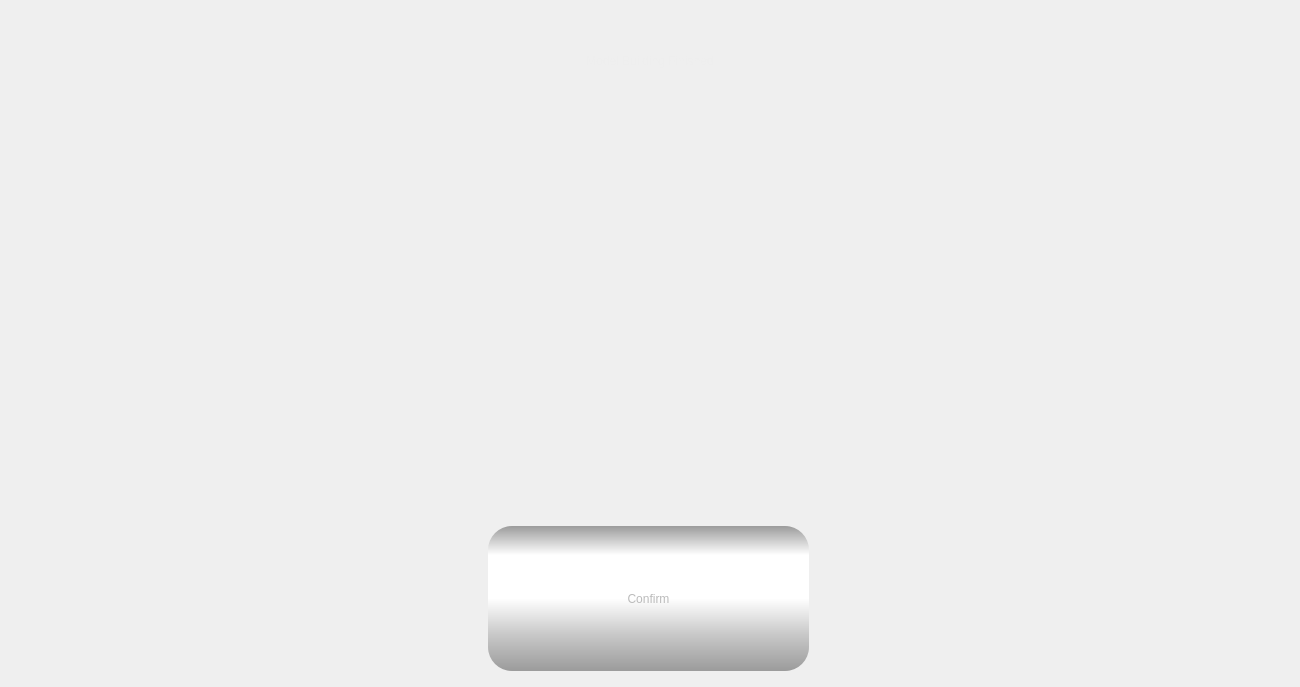
          <widget class="QWidget" name="pgModelFinish">
           <layout class="QGridLayout" name="gridLayout_17">
            <item row="1" column="0">
             <spacer name="horizontalSpacer_23">
              <property name="orientation">
               <enum>Qt::Horizontal</enum>
              </property>
              <property name="sizeHint" stdset="0">
               <size>
                <width>40</width>
                <height>20</height>
               </size>
              </property>
             </spacer>
            </item>
            <item row="1" column="1">
             <widget class="QWidget" name="widget_5" native="true">
              <property name="minimumSize">
               <size>
                <width>1186</width>
                <height>403</height>
               </size>
              </property>
              <property name="maximumSize">
               <size>
                <width>1186</width>
                <height>403</height>
               </size>
              </property>
              <property name="styleSheet">
               <string notr="true">background-image:url(image/model_building.png);</string>
              </property>
              <widget class="QWidget" name="wdgCheck" native="true">
               <property name="geometry">
                <rect>
                 <x>460</x>
                 <y>150</y>
                 <width>256</width>
                 <height>256</height>
                </rect>
               </property>
               <property name="sizePolicy">
                <sizepolicy hsizetype="Fixed" vsizetype="Fixed">
                 <horstretch>0</horstretch>
                 <verstretch>0</verstretch>
                </sizepolicy>
               </property>
               <property name="minimumSize">
                <size>
                 <width>256</width>
                 <height>256</height>
                </size>
               </property>
               <property name="maximumSize">
                <size>
                 <width>256</width>
                 <height>256</height>
                </size>
               </property>
               <property name="styleSheet">
                <string notr="true">background-image:url(image/check-mark.png)</string>
               </property>
              </widget>
             </widget>
            </item>
            <item row="1" column="2">
             <spacer name="horizontalSpacer_24">
              <property name="orientation">
               <enum>Qt::Horizontal</enum>
              </property>
              <property name="sizeHint" stdset="0">
               <size>
                <width>40</width>
                <height>20</height>
               </size>
              </property>
             </spacer>
            </item>
            <item row="0" column="0" colspan="3">
             <widget class="QLabel" name="label_title_9">
              <property name="minimumSize">
               <size>
                <width>0</width>
                <height>100</height>
               </size>
              </property>
              <property name="maximumSize">
               <size>
                <width>16777215</width>
                <height>100</height>
               </size>
              </property>
              <property name="styleSheet">
               <string notr="true">	color:#eeeeee;
	font: 64pt &quot;Cascadia Code SemiBold&quot;;
	padding:0px;
	margin:0px;</string>
              </property>
              <property name="text">
               <string>Model Building Finished</string>
              </property>
              <property name="alignment">
               <set>Qt::AlignCenter</set>
              </property>
             </widget>
            </item>
            <item row="2" column="0" colspan="3">
             <layout class="QHBoxLayout" name="horizontalLayout_8">
              <item>
               <spacer name="horizontalSpacer_19">
                <property name="orientation">
                 <enum>Qt::Horizontal</enum>
                </property>
                <property name="sizeHint" stdset="0">
                 <size>
                  <width>40</width>
                  <height>20</height>
                 </size>
                </property>
               </spacer>
              </item>
              <item>
               <widget class="QPushButton" name="btnNext_endBuildModel">
                <property name="enabled">
                 <bool>false</bool>
                </property>
                <property name="sizePolicy">
                 <sizepolicy hsizetype="Maximum" vsizetype="Fixed">
                  <horstretch>0</horstretch>
                  <verstretch>0</verstretch>
                 </sizepolicy>
                </property>
                <property name="minimumSize">
                 <size>
                  <width>324</width>
                  <height>150</height>
                 </size>
                </property>
                <property name="styleSheet">
                 <string notr="true">QPushButton{
font: 48pt &quot;Arial&quot;;
color:#666666;
border-radius:24px;
background-color: qlineargradient(spread:pad, x1:0, y1:0, x2:0, y2:1, stop:0 rgba(0, 155, 155, 255), stop:0.2 rgba(88, 239, 255, 255), stop:0.5 rgba(88, 239, 255, 255), stop:0.75 rgba(0, 200, 200, 255),  stop:1 rgba(0, 155, 155, 255));
padding: 0px 20px;
margin-bottom:5px;
margin-right:3px;
}

QPushButton:hover{
color:#aa3333;
background-color: qlineargradient(spread:pad, x1:0, y1:0, x2:0, y2:1, stop:0 rgba(50, 155, 155, 255), stop:0.2 rgba(150, 239, 255, 255), stop:0.5 rgba(150, 239, 255, 255), stop:0.75 rgba(50, 200, 200, 255),  stop:1 rgba(50, 155, 155, 255));
}

QPushButton:pressed{
margin-top:5px;
margin-bottom:0px;
margin-left:3px;
margin-right:0px;
}

QPushButton:disabled{
	color:#bbb;
	background-color: qlineargradient(spread:pad, x1:0, y1:0, x2:0, y2:1, stop:0 rgba(155, 155, 155, 255), stop:0.2 rgba(255, 255, 255, 255), stop:0.5 rgba(255, 255, 255, 255), stop:0.75 rgba(200, 200, 200, 255),  stop:1 rgba(155, 155, 155, 255));
}</string>
                </property>
                <property name="text">
                 <string>Confirm</string>
                </property>
               </widget>
              </item>
              <item>
               <spacer name="horizontalSpacer_20">
                <property name="orientation">
                 <enum>Qt::Horizontal</enum>
                </property>
                <property name="sizeHint" stdset="0">
                 <size>
                  <width>40</width>
                  <height>20</height>
                 </size>
                </property>
               </spacer>
              </item>
             </layout>
            </item>
           </layout>
          </widget>
